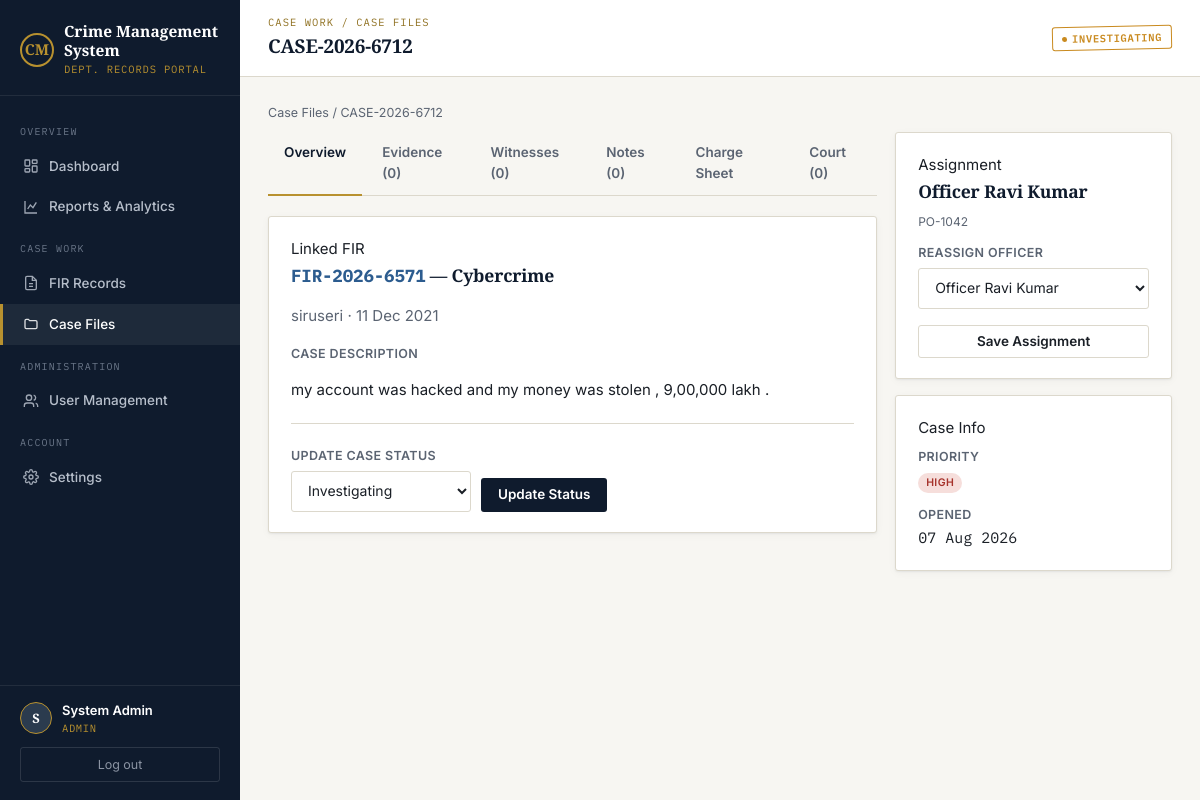
The page /cases/2 (signed in) on the database its author committed.
### models.py (models this page shows, shortened)
class User(db.Model, UserMixin):
    __tablename__ = "users"
    id = db.Column(db.Integer, primary_key=True)
    name = db.Column(db.String(120), nullable=False)
    username = db.Column(db.String(80), unique=True, nullable=False)
    email = db.Column(db.String(120), unique=True, nullable=True)
    password_hash = db.Column(db.String(255), nullable=False)
    role = db.Column(db.String(20), nullable=False, default="officer")  # admin | officer
    badge_number = db.Column(db.String(40), unique=True, nullable=True)
    phone = db.Column(db.String(20), nullable=True)
    is_active_user = db.Column(db.Boolean, default=True)
    created_at = db.Column(db.DateTime, default=datetime.utcnow)
    cases_assigned = db.relationship("Case", backref="officer", lazy=True,
                                      foreign_keys="Case.officer_id")
    @property
    def is_admin(self):
        return self.role == "admin"

class Case(db.Model):
    __tablename__ = "cases"
    id = db.Column(db.Integer, primary_key=True)
    case_number = db.Column(db.String(40), unique=True, nullable=False)
    fir_id = db.Column(db.Integer, db.ForeignKey("firs.id"), nullable=False)
    officer_id = db.Column(db.Integer, db.ForeignKey("users.id"), nullable=True)
    status = db.Column(db.String(30), default="Open")  # Open | Investigating | Closed
    description = db.Column(db.Text, nullable=True)
    priority = db.Column(db.String(20), default="Medium")  # Low | Medium | High
    created_at = db.Column(db.DateTime, default=datetime.utcnow)
    closed_at = db.Column(db.DateTime, nullable=True)
    evidences = db.relationship("Evidence", backref="case", lazy=True, cascade="all, delete-orphan")
    witnesses = db.relationship("Witness", backref="case", lazy=True, cascade="all, delete-orphan")
    notes = db.relationship("InvestigationNote", backref="case", lazy=True, cascade="all, delete-orphan")
    court_records = db.relationship("CourtRecord", backref="case", lazy=True, cascade="all, delete-orphan")
    charge_sheet = db.relationship("ChargeSheet", backref="case", uselist=False, lazy=True,
                                    cascade="all, delete-orphan")

class FIR(db.Model):
    __tablename__ = "firs"
    id = db.Column(db.Integer, primary_key=True)
    fir_number = db.Column(db.String(40), unique=True, nullable=False)
    crime_type = db.Column(db.String(80), nullable=False)
    location = db.Column(db.String(200), nullable=False)
    date_of_incident = db.Column(db.Date, nullable=False, default=date.today)
    date_filed = db.Column(db.DateTime, default=datetime.utcnow)
    description = db.Column(db.Text, nullable=False)
    status = db.Column(db.String(30), default="Registered")
    complainant_id = db.Column(db.Integer, db.ForeignKey("complainants.id"), nullable=False)
    filed_by_id = db.Column(db.Integer, db.ForeignKey("users.id"), nullable=True)
    case = db.relationship("Case", backref="fir", uselist=False, lazy=True)
    filed_by = db.relationship("User", foreign_keys=[filed_by_id])

### app.py (the view)
@app.route("/cases/<int:case_id>")
@login_required
def case_detail(case_id):
    case = db.session.get(Case, case_id) or abort(404)
    if not current_user.is_admin and case.officer_id != current_user.id:
        flash("You are not assigned to this case.", "danger")
        return redirect(url_for("case_list"))
    officers = User.query.filter_by(role="officer", is_active_user=True).all()
    return render_template("case_detail.html", case=case, officers=officers, today=date.today())

### app.py (called while the page is built)
@login_manager.user_loader
def load_user(user_id):
    return db.session.get(User, int(user_id))

@app.context_processor
def inject_globals():
    return {"now": datetime.utcnow()}

### templates/case_detail.html (shortened to what this page needs)
{% extends "base.html" %}
{% block eyebrow %}Case Work / Case Files{% endblock %}
{% block page_title %}{{ case.case_number }}{% endblock %}
{% block topbar_actions %}
<span class="stamp stamp-{{ case.status|lower|replace(' ', '') }}">{{ case.status }}</span>
{% endblock %}
{% block content %}
<div class="breadcrumb"><a href="{{ url_for('case_list') }}">Case Files</a> / {{ case.case_number }}</div>
<div class="grid" style="grid-template-columns: 2.2fr 1fr; align-items:start; margin-bottom:20px;">
  <div>
    <div class="tabs" data-group="case">
      <div class="tab-link active" data-group-ref="case" data-tab-target="overview">Overview</div>
      <div class="tab-link" data-group-ref="case" data-tab-target="evidence">Evidence ({{ case.evidences|length }})</div>
      <div class="tab-link" data-group-ref="case" data-tab-target="witnesses">Witnesses ({{ case.witnesses|length }})</div>
      <div class="tab-link" data-group-ref="case" data-tab-target="notes">Notes ({{ case.notes|length }})</div>
      <div class="tab-link" data-group-ref="case" data-tab-target="chargesheet">Charge Sheet</div>
      <div class="tab-link" data-group-ref="case" data-tab-target="court">Court ({{ case.court_records|length }})</div>
    </div>
    <div class="tab-panel active" data-group-ref="case" data-tab-id="overview">
      <div class="card card-pad">
        <span class="eyebrow">Linked FIR</span>
        <h3 style="margin-top:2px;"><a href="{{ url_for('fir_detail', fir_id=case.fir.id) }}" class="mono">{{ case.fir.fir_number }}</a> — {{ case.fir.crime_type }}</h3>
        <p style="color:var(--muted); margin-bottom:16px;">{{ case.fir.location }} · {{ case.fir.date_of_incident.strftime('%d %b %Y') }}</p>
        <label>Case Description</label>
        <p style="white-space:pre-wrap;">{{ case.description or 'No description provided.' }}</p>
        <div class="divider"></div>
        <form method="POST" action="{{ url_for('case_update_status', case_id=case.id) }}" style="display:flex; gap:10px; align-items:flex-end; flex-wrap:wrap;">
          <div class="field" style="margin-bottom:0; min-width:180px;">
            <label for="status">Update Case Status</label>
            <select id="status" name="status">
              {% for s in ['Open', 'Investigating', 'Closed'] %}
              <option value="{{ s }}" {{ 'selected' if case.status == s }}>{{ s }}</option>
              {% endfor %}
            </select>
          </div>
          <button type="submit" class="btn btn-primary">Update Status</button>
        </form>
      </div>
    </div>
  </div>
  <div>
    <div class="card card-pad" style="margin-bottom:16px;">
      <span class="eyebrow">Assignment</span>
      <h3 style="margin-top:2px;">{{ case.officer.name if case.officer else 'Unassigned' }}</h3>
      {% if case.officer %}<p class="help-text">{{ case.officer.badge_number or '' }}</p>{% endif %}
      {% if current_user.is_admin %}
      <form method="POST" action="{{ url_for('case_assign', case_id=case.id) }}" style="margin-top:12px;">
        <div class="field">
          <label for="officer_id">Reassign Officer</label>
          <select id="officer_id" name="officer_id">
            {% for o in officers %}
            <option value="{{ o.id }}" {{ 'selected' if case.officer_id == o.id }}>{{ o.name }}</option>
            {% endfor %}
          </select>
        </div>
        <button type="submit" class="btn btn-outline btn-block">Save Assignment</button>
      </form>
      {% endif %}
    </div>
    <div class="card card-pad">
      <span class="eyebrow">Case Info</span>
      <div style="margin-top:8px;">
        <label style="margin-bottom:2px;">Priority</label>
        <div><span class="pill pill-{{ case.priority|lower }}">{{ case.priority }}</span></div>
      </div>
      <div style="margin-top:12px;">
        <label style="margin-bottom:2px;">Opened</label>
        <div class="mono">{{ case.created_at.strftime('%d %b %Y') }}</div>
      </div>
    </div>
  </div>
</div>
{% endblock %}

### templates/base.html (shortened to what this page needs)
<!DOCTYPE html>
<html lang="en">
<head>
<link rel="stylesheet" href="{{ url_for('static', filename='css/style.css') }}">
</head>
<body>
<div class="app-shell">
  <aside class="sidebar" id="sidebar">
    <div class="sidebar-brand">
      <div class="sidebar-brand-row">
        <span class="badge-mark">CM</span>
        <div>
          <div class="name">Crime Management<br>System</div>
          <div class="sub">Dept. Records Portal</div>
        </div>
      </div>
    </div>
    <nav class="sidebar-nav">
      <div class="nav-group-label">Overview</div>
      <a href="{{ url_for('dashboard') }}" class="nav-tab {{ 'active' if request.endpoint == 'dashboard' }}">
        <svg viewBox="0 0 24 24" fill="none" stroke="currentColor" stroke-width="2"><rect x="3" y="3" width="7" height="9" rx="1"/><rect x="14" y="3" width="7" height="5" rx="1"/><rect x="14" y="12" width="7" height="9" rx="1"/><rect x="3" y="16" width="7" height="5" rx="1"/></svg>
        Dashboard
      </a>
      <a href="{{ url_for('reports') }}" class="nav-tab {{ 'active' if request.endpoint == 'reports' }}">
        <svg viewBox="0 0 24 24" fill="none" stroke="currentColor" stroke-width="2"><path d="M3 3v18h18"/><path d="M7 15l4-6 4 4 5-8"/></svg>
        Reports &amp; Analytics
      </a>
      <div class="nav-group-label">Case Work</div>
      <a href="{{ url_for('fir_list') }}" class="nav-tab {{ 'active' if request.endpoint in ['fir_list','fir_new','fir_detail','fir_edit'] }}">
        <svg viewBox="0 0 24 24" fill="none" stroke="currentColor" stroke-width="2"><path d="M14 2H6a2 2 0 0 0-2 2v16a2 2 0 0 0 2 2h12a2 2 0 0 0 2-2V8z"/><path d="M14 2v6h6"/><path d="M9 13h6M9 17h6"/></svg>
        FIR Records
      </a>
      <a href="{{ url_for('case_list') }}" class="nav-tab {{ 'active' if request.endpoint in ['case_list','case_detail'] }}">
        <svg viewBox="0 0 24 24" fill="none" stroke="currentColor" stroke-width="2"><path d="M3 7a2 2 0 0 1 2-2h3l2 2h9a2 2 0 0 1 2 2v8a2 2 0 0 1-2 2H5a2 2 0 0 1-2-2z"/></svg>
        Case Files
      </a>
      {% if current_user.is_authenticated and current_user.is_admin %}
      <div class="nav-group-label">Administration</div>
      <a href="{{ url_for('user_list') }}" class="nav-tab {{ 'active' if request.endpoint in ['user_list','user_new','user_edit'] }}">
        <svg viewBox="0 0 24 24" fill="none" stroke="currentColor" stroke-width="2"><path d="M16 21v-2a4 4 0 0 0-4-4H6a4 4 0 0 0-4 4v2"/><circle cx="9" cy="7" r="4"/><path d="M22 21v-2a4 4 0 0 0-3-3.87"/><path d="M16 3.13a4 4 0 0 1 0 7.75"/></svg>
        User Management
      </a>
      {% endif %}
      <div class="nav-group-label">Account</div>
      <a href="{{ url_for('settings') }}" class="nav-tab {{ 'active' if request.endpoint == 'settings' }}">
        Settings
      </a>
    </nav>
    {% if current_user.is_authenticated %}
    <div class="sidebar-foot">
      <div class="sidebar-user">
        <span class="avatar-circle">{{ current_user.name[:1] }}</span>
        <div>
          <div class="u-name">{{ current_user.name }}</div>
          <div class="u-role">{{ current_user.role }}</div>
        </div>
      </div>
      <a href="{{ url_for('logout') }}" class="logout-link">Log out</a>
    </div>
    {% endif %}
  </aside>
  <div class="main-area">
    <header class="topbar">
      <div style="display:flex; align-items:center; gap:14px;">
        <div>
          <div class="eyebrow">{% block eyebrow %}Records Portal{% endblock %}</div>
          <h1>{% block page_title %}Dashboard{% endblock %}</h1>
        </div>
      </div>
      {% block topbar_actions %}{% endblock %}
    </header>
    <div class="content">
      {% block content %}{% endblock %}
    </div>
  </div>
</div>
</body>
</html>

### rows shown on the page
User: name "S", name "System Admin", role "ADMIN"
Case: case_number "CASE-2026-6712", status "INVESTIGATING", description "my account was hacked and my money was stolen , 9,00,000 lakh .", priority "HIGH", created_at "07 Aug 2026"
FIR: fir.fir_number "FIR-2026-6571", fir.crime_type "Cybercrime", fir.location "siruseri", fir.date_of_incident "11 Dec 2021"
User: officer "Officer Ravi Kumar", officer "PO-1042"

### other values the page prints
{{ case.evidences|length }} "0"
{{ case.witnesses|length }} "0"
{{ case.notes|length }} "0"
{{ case.court_records|length }} "0"
form field status "Investigating"
form field officer_id "Officer Ravi Kumar"
